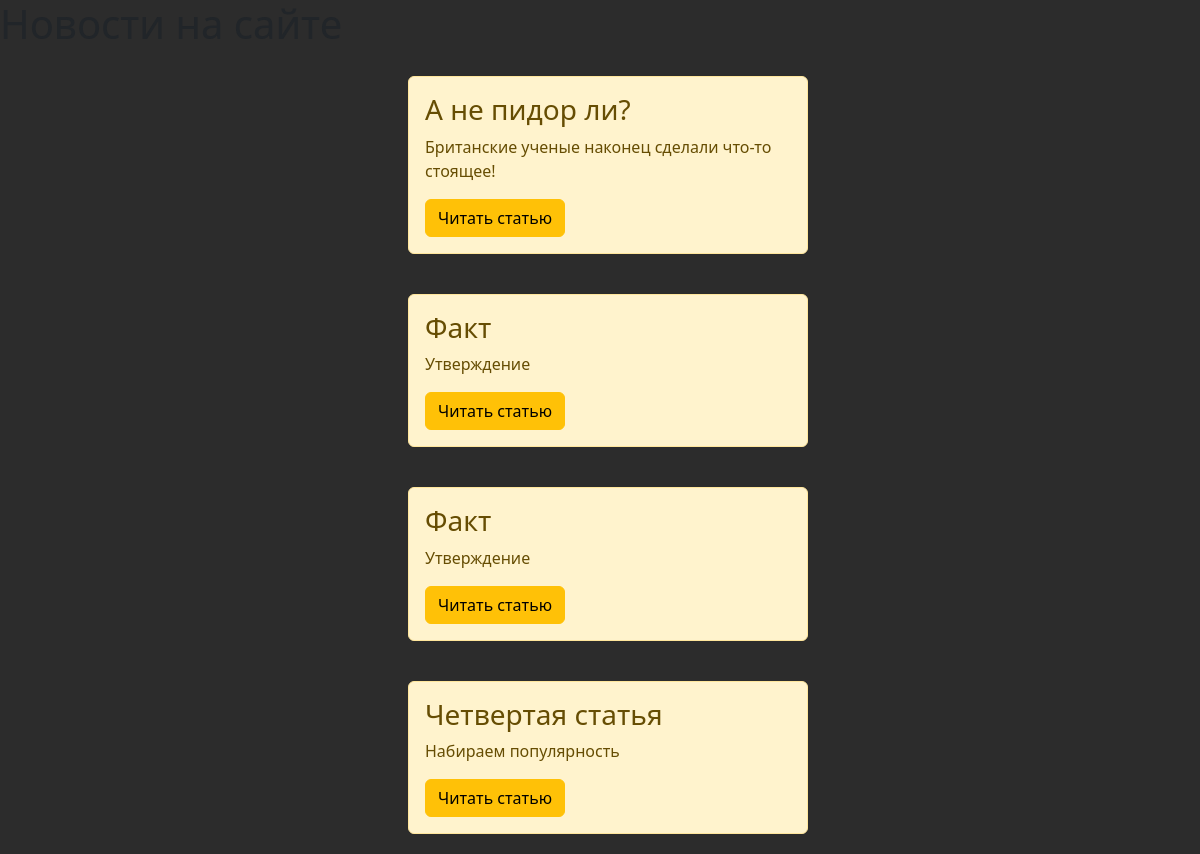
The page /news/ on the database as committed earlier.
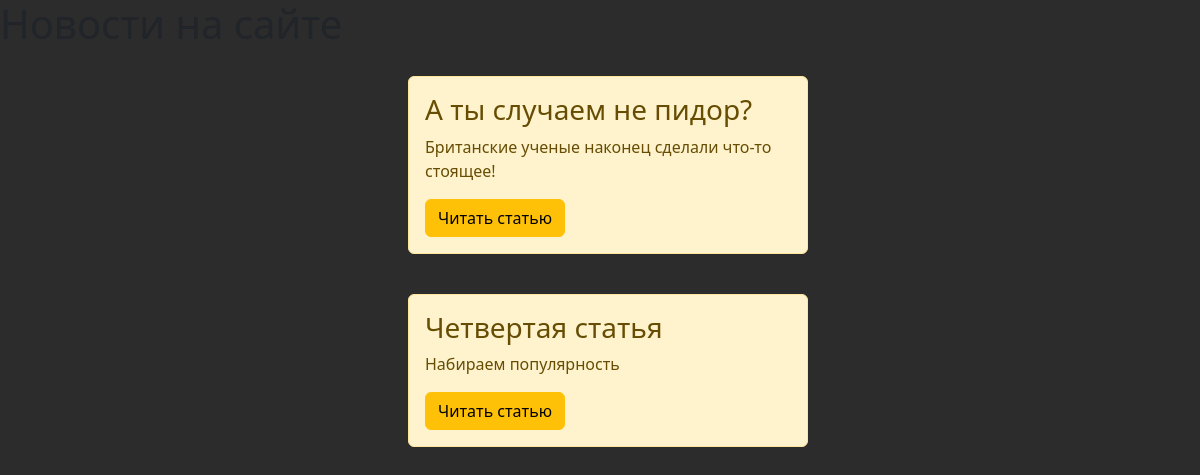
The same page on the database as committed later.
### news/models.py (models this page shows, shortened)
class Articles(models.Model):
    title = models.CharField('Название', max_length=50)
    anons = models.CharField('Анонс', max_length=250)
    full_text = models.TextField('Текст статьи')
    date = models.DateTimeField('Дата публикации')
    class Meta:
        verbose_name = 'Новость'
        verbose_name_plural = 'Новости'

### news/views.py (the view)
# urls.py: path('', views.news_home, name='news_home'),
def news_home(request):
    news = Articles.objects.all()
    return render(request, 'news/news_home.html', {'news': news})

### news/templates/news/news_home.html (shortened to what this page needs)
{% extends 'main/layout.html' %}
{% block content %}
    <div class="features">
        <h1>Новости на сайте</h1>
        {% if news %}
            {% for el in news %}
                <div class="alert alert-warning">
                    <h3>{{el.title}}</h3>
                    <p>{{el.anons}}</p>
                    <a href="{% url 'news_detail' el.id %}" class="btn btn-warning">Читать статью</a>
                </div>
            {% endfor %}
        {% else %}
            <p>Новостей нет!</p>
        {% endif %}
    </div>
{% endblock %}

Rows that differ between the two databases and show on the page:
removed Articles: title "Факт", anons "Утверждение"
removed Articles: title "Факт", anons "Утверждение"
changed Articles "Британские ученые наконец сделали что-то стоящее!": title "А не пидор ли?" → "А ты случаем не пидор?"
